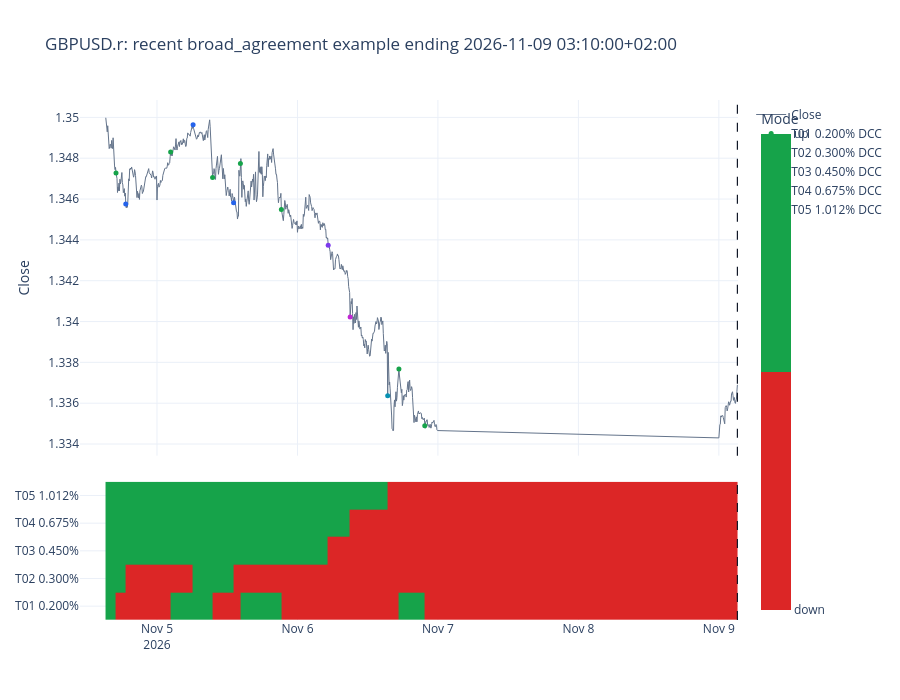
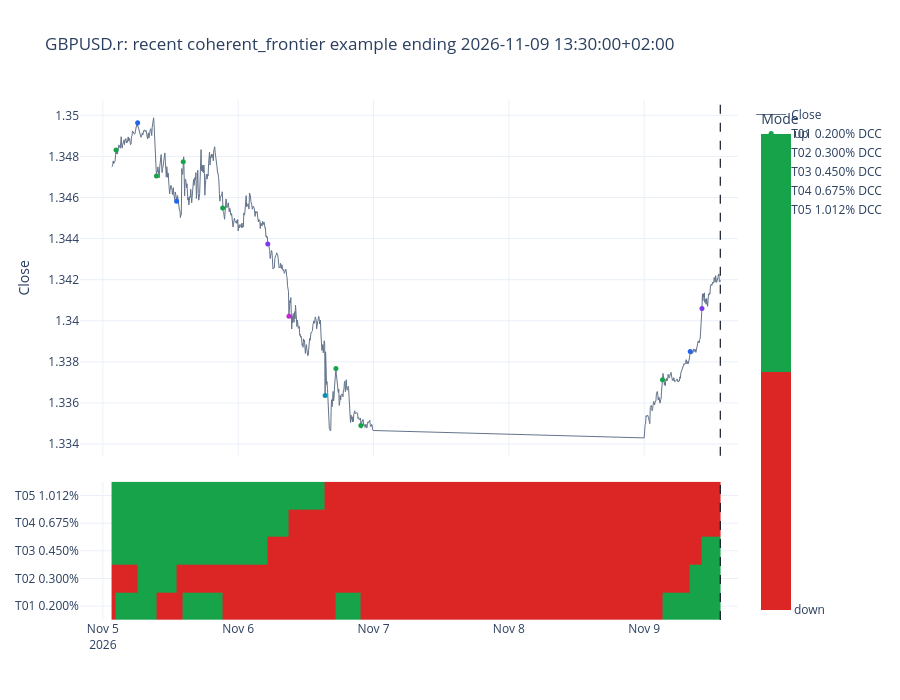
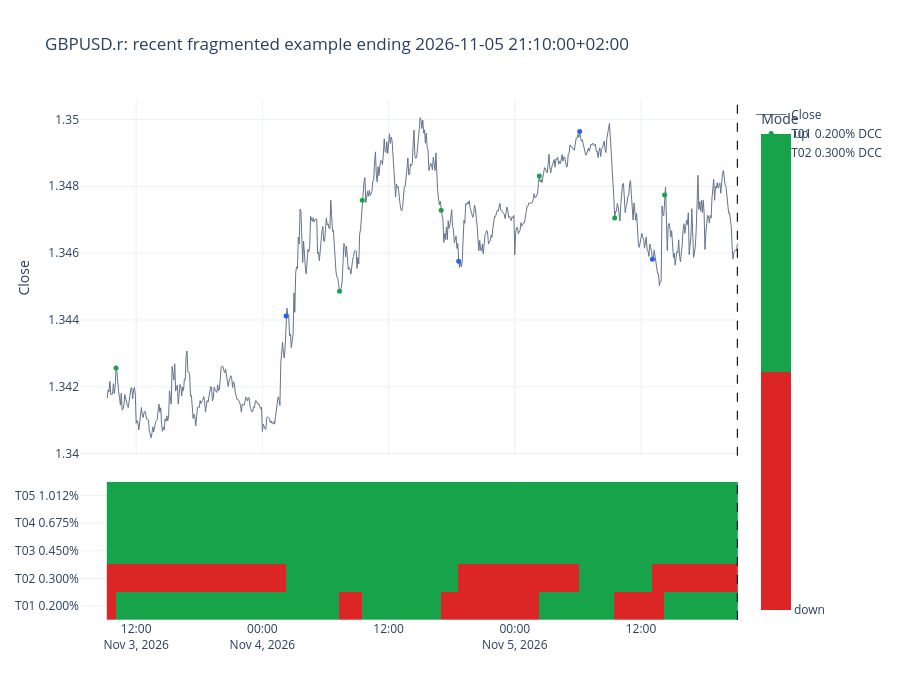

Here is the notebook cell these charts were saved with, in order:
### Markdown cell above
## Economic casebook on actual bars

The mode heatmap is ordered from the smallest threshold at the top to the outer threshold at the bottom. DCC markers on price use one color per threshold. The state shown at every timestamp is the post-close causal state; simultaneous markers reveal bars whose intrabar threshold order cannot be recovered.

### Code cell
def plot_state_window(
    price_series: pd.Series, scale_frame: pd.DataFrame, global_frame: pd.DataFrame, end_time: pd.Timestamp,
    threshold_count: int, bars: int, title: str,
) -> go.Figure:
    end_position = int(global_frame.loc[end_time, "bar_position"])
    start_position = max(0, end_position - bars + 1)
    window_times = price_series.index[start_position:end_position + 1]
    window_prices = price_series.loc[window_times]
    figure = make_subplots(rows=2, cols=1, shared_xaxes=True, row_heights=[0.72, 0.28], vertical_spacing=0.05)
    figure.add_trace(go.Scatter(
        x=window_times, y=window_prices, mode="lines", name="Close", line={"color": "#64748b", "width": 1.0},
    ), row=1, col=1)

    selected = scale_frame.loc[
        scale_frame["threshold_index"].lt(threshold_count)
        & scale_frame["time"].ge(window_times[0])
        & scale_frame["time"].le(window_times[-1])
    ]
    for threshold_index in range(threshold_count):
        events = selected.loc[selected["threshold_index"].eq(threshold_index) & selected["dcc_flag"]]
        figure.add_trace(go.Scatter(
            x=events["time"],
            y=events["price"],
            mode="markers",
            name=f"T{threshold_index + 1:02d} {THRESHOLDS[threshold_index]:.3%} DCC",
            marker={"size": 5, "color": PLOT_COLORS[threshold_index], "symbol": "circle"},
        ), row=1, col=1)

    mode_matrix = scale_matrix(scale_frame, "mode_sign", threshold_count).loc[window_times].T
    y_labels = [f"T{index + 1:02d} {THRESHOLDS[index]:.3%}" for index in range(threshold_count)]
    figure.add_trace(go.Heatmap(
        x=window_times,
        y=y_labels,
        z=mode_matrix.to_numpy(dtype=float),
        zmin=-1,
        zmax=1,
        colorscale=[[0.0, "#dc2626"], [0.499, "#dc2626"], [0.5, "#16a34a"], [1.0, "#16a34a"]],
        colorbar={"title": "Mode", "tickvals": [-1, 1], "ticktext": ["down", "up"]},
        showscale=True,
    ), row=2, col=1)
    figure.add_vline(x=end_time, line_width=1.2, line_dash="dash", line_color="#111827")
    figure.update_layout(title=title, template="plotly_white", height=700, hovermode="x unified")
    figure.update_yaxes(title="Close", row=1, col=1)
    return figure


case_records = []
for shape in HierarchyShape:
    candidates = global_state.loc[global_state["hierarchy_shape"].eq(shape.value)]
    if candidates.empty:
        continue
    case = candidates.iloc[-1]
    case_records.append(case[[
        "time", "configuration", "hierarchy_shape", "direction_boundaries",
        "small_contiguous_breadth", "outer_contiguous_breadth", "max_reversal_progress",
    ]].to_dict())
    plot_state_window(
        prices,
        scale_state,
        global_state,
        case.name,
        len(THRESHOLDS),
        CASE_WINDOW_BARS,
        f"{SYMBOL}: recent {shape.value} example ending {case.name}",
    ).show()

casebook = pd.DataFrame.from_records(case_records).set_index("hierarchy_shape")
display(casebook)

### Figure 1 — Plotly figure (JSON) as saved in the notebook; plotly's stock layout.template omitted (floating-point values rounded to 4 significant figures; data arrays with more than 128 entries replaced by an {"elided": "..."} marker saying what was removed)
{"data": [{"line": {"color": "#64748b", "width": 1.0}, "mode": "lines", "name": "Close", "x": {"elided": "720 str values"}, "y": {"elided": "720 float values"}, "type": "scatter", "xaxis": "x", "yaxis": "y"}, {"marker": {"color": "#16a34a", "size": 5, "symbol": "circle"}, "mode": "markers", "name": "T01 0.200% DCC", "x": ["2026-11-04T17:00:00.000000", "2026-11-05T02:20:00.000000", "2026-11-05T09:30:00.000000", "2026-11-05T14:15:00.000000", "2026-11-05T21:15:00.000000", "2026-11-06T17:20:00.000000", "2026-11-06T21:45:00.000000"], "y": [1.347, 1.348, 1.347, 1.348, 1.345, 1.338, 1.335], "type": "scatter", "xaxis": "x", "yaxis": "y"}, {"marker": {"color": "#2563eb", "size": 5, "symbol": "circle"}, "mode": "markers", "name": "T02 0.300% DCC", "x": ["2026-11-04T18:40:00.000000", "2026-11-05T06:10:00.000000", "2026-11-05T13:05:00.000000"], "y": [1.346, 1.35, 1.346], "type": "scatter", "xaxis": "x", "yaxis": "y"}, {"marker": {"color": "#7c3aed", "size": 5, "symbol": "circle"}, "mode": "markers", "name": "T03 0.450% DCC", "x": ["2026-11-06T05:15:00.000000"], "y": [1.344], "type": "scatter", "xaxis": "x", "yaxis": "y"}, {"marker": {"color": "#c026d3", "size": 5, "symbol": "circle"}, "mode": "markers", "name": "T04 0.675% DCC", "x": ["2026-11-06T09:00:00.000000"], "y": [1.34], "type": "scatter", "xaxis": "x", "yaxis": "y"}, {"marker": {"color": "#0891b2", "size": 5, "symbol": "circle"}, "mode": "markers", "name": "T05 1.012% DCC", "x": ["2026-11-06T15:25:00.000000"], "y": [1.336], "type": "scatter", "xaxis": "x", "yaxis": "y"}, {"colorbar": {"ticktext": ["down", "up"], "tickvals": [-1, 1], "title": {"text": "Mode"}}, "colorscale": [[0.0, "#dc2626"], [0.499, "#dc2626"], [0.5, "#16a34a"], [1.0, "#16a34a"]], "showscale": true, "x": {"elided": "720 str values"}, "y": ["T01 0.200%", "T02 0.300%", "T03 0.450%", "T04 0.675%", "T05 1.012%"], "z": {"elided": "5x720 float values"}, "zmax": 1, "zmin": -1, "type": "heatmap", "xaxis": "x2", "yaxis": "y2"}], "layout": {"xaxis": {"anchor": "y", "domain": [0.0, 1.0], "matches": "x2", "showticklabels": false}, "yaxis": {"anchor": "x", "domain": [0.316, 1.0], "title": {"text": "Close"}}, "xaxis2": {"anchor": "y2", "domain": [0.0, 1.0]}, "yaxis2": {"anchor": "x2", "domain": [0.0, 0.266]}, "shapes": [{"line": {"color": "#111827", "dash": "dash", "width": 1.2}, "type": "line", "x0": "2026-11-09T03:10:00+02:00", "x1": "2026-11-09T03:10:00+02:00", "xref": "x", "y0": 0, "y1": 1, "yref": "y domain"}, {"line": {"color": "#111827", "dash": "dash", "width": 1.2}, "type": "line", "x0": "2026-11-09T03:10:00+02:00", "x1": "2026-11-09T03:10:00+02:00", "xref": "x2", "y0": 0, "y1": 1, "yref": "y2 domain"}], "title": {"text": "GBPUSD.r: recent broad_agreement example ending 2026-11-09 03:10:00+02:00"}, "height": 700, "hovermode": "x unified"}}

### Figure 2 — Plotly figure (JSON) as saved in the notebook; plotly's stock layout.template omitted (floating-point values rounded to 4 significant figures; data arrays with more than 128 entries replaced by an {"elided": "..."} marker saying what was removed)
{"data": [{"line": {"color": "#64748b", "width": 1.0}, "mode": "lines", "name": "Close", "x": {"elided": "720 str values"}, "y": {"elided": "720 float values"}, "type": "scatter", "xaxis": "x", "yaxis": "y"}, {"marker": {"color": "#16a34a", "size": 5, "symbol": "circle"}, "mode": "markers", "name": "T01 0.200% DCC", "x": ["2026-11-05T02:20:00.000000", "2026-11-05T09:30:00.000000", "2026-11-05T14:15:00.000000", "2026-11-05T21:15:00.000000", "2026-11-06T17:20:00.000000", "2026-11-06T21:45:00.000000", "2026-11-09T03:15:00.000000"], "y": [1.348, 1.347, 1.348, 1.345, 1.338, 1.335, 1.337], "type": "scatter", "xaxis": "x", "yaxis": "y"}, {"marker": {"color": "#2563eb", "size": 5, "symbol": "circle"}, "mode": "markers", "name": "T02 0.300% DCC", "x": ["2026-11-05T06:10:00.000000", "2026-11-05T13:05:00.000000", "2026-11-09T08:10:00.000000"], "y": [1.35, 1.346, 1.339], "type": "scatter", "xaxis": "x", "yaxis": "y"}, {"marker": {"color": "#7c3aed", "size": 5, "symbol": "circle"}, "mode": "markers", "name": "T03 0.450% DCC", "x": ["2026-11-06T05:15:00.000000", "2026-11-09T10:15:00.000000"], "y": [1.344, 1.341], "type": "scatter", "xaxis": "x", "yaxis": "y"}, {"marker": {"color": "#c026d3", "size": 5, "symbol": "circle"}, "mode": "markers", "name": "T04 0.675% DCC", "x": ["2026-11-06T09:00:00.000000"], "y": [1.34], "type": "scatter", "xaxis": "x", "yaxis": "y"}, {"marker": {"color": "#0891b2", "size": 5, "symbol": "circle"}, "mode": "markers", "name": "T05 1.012% DCC", "x": ["2026-11-06T15:25:00.000000"], "y": [1.336], "type": "scatter", "xaxis": "x", "yaxis": "y"}, {"colorbar": {"ticktext": ["down", "up"], "tickvals": [-1, 1], "title": {"text": "Mode"}}, "colorscale": [[0.0, "#dc2626"], [0.499, "#dc2626"], [0.5, "#16a34a"], [1.0, "#16a34a"]], "showscale": true, "x": {"elided": "720 str values"}, "y": ["T01 0.200%", "T02 0.300%", "T03 0.450%", "T04 0.675%", "T05 1.012%"], "z": {"elided": "5x720 float values"}, "zmax": 1, "zmin": -1, "type": "heatmap", "xaxis": "x2", "yaxis": "y2"}], "layout": {"xaxis": {"anchor": "y", "domain": [0.0, 1.0], "matches": "x2", "showticklabels": false}, "yaxis": {"anchor": "x", "domain": [0.316, 1.0], "title": {"text": "Close"}}, "xaxis2": {"anchor": "y2", "domain": [0.0, 1.0]}, "yaxis2": {"anchor": "x2", "domain": [0.0, 0.266]}, "shapes": [{"line": {"color": "#111827", "dash": "dash", "width": 1.2}, "type": "line", "x0": "2026-11-09T13:30:00+02:00", "x1": "2026-11-09T13:30:00+02:00", "xref": "x", "y0": 0, "y1": 1, "yref": "y domain"}, {"line": {"color": "#111827", "dash": "dash", "width": 1.2}, "type": "line", "x0": "2026-11-09T13:30:00+02:00", "x1": "2026-11-09T13:30:00+02:00", "xref": "x2", "y0": 0, "y1": 1, "yref": "y2 domain"}], "title": {"text": "GBPUSD.r: recent coherent_frontier example ending 2026-11-09 13:30:00+02:00"}, "height": 700, "hovermode": "x unified"}}

### Figure 3 — Plotly figure (JSON) as saved in the notebook; plotly's stock layout.template omitted (floating-point values rounded to 4 significant figures; data arrays with more than 128 entries replaced by an {"elided": "..."} marker saying what was removed)
{"data": [{"line": {"color": "#64748b", "width": 1.0}, "mode": "lines", "name": "Close", "x": {"elided": "720 str values"}, "y": {"elided": "720 float values"}, "type": "scatter", "xaxis": "x", "yaxis": "y"}, {"marker": {"color": "#16a34a", "size": 5, "symbol": "circle"}, "mode": "markers", "name": "T01 0.200% DCC", "x": ["2026-11-03T10:05:00.000000", "2026-11-04T07:20:00.000000", "2026-11-04T09:30:00.000000", "2026-11-04T17:00:00.000000", "2026-11-05T02:20:00.000000", "2026-11-05T09:30:00.000000", "2026-11-05T14:15:00.000000"], "y": [1.343, 1.345, 1.348, 1.347, 1.348, 1.347, 1.348], "type": "scatter", "xaxis": "x", "yaxis": "y"}, {"marker": {"color": "#2563eb", "size": 5, "symbol": "circle"}, "mode": "markers", "name": "T02 0.300% DCC", "x": ["2026-11-04T02:15:00.000000", "2026-11-04T18:40:00.000000", "2026-11-05T06:10:00.000000", "2026-11-05T13:05:00.000000"], "y": [1.344, 1.346, 1.35, 1.346], "type": "scatter", "xaxis": "x", "yaxis": "y"}, {"marker": {"color": "#7c3aed", "size": 5, "symbol": "circle"}, "mode": "markers", "name": "T03 0.450% DCC", "x": [], "y": [], "type": "scatter", "xaxis": "x", "yaxis": "y"}, {"marker": {"color": "#c026d3", "size": 5, "symbol": "circle"}, "mode": "markers", "name": "T04 0.675% DCC", "x": [], "y": [], "type": "scatter", "xaxis": "x", "yaxis": "y"}, {"marker": {"color": "#0891b2", "size": 5, "symbol": "circle"}, "mode": "markers", "name": "T05 1.012% DCC", "x": [], "y": [], "type": "scatter", "xaxis": "x", "yaxis": "y"}, {"colorbar": {"ticktext": ["down", "up"], "tickvals": [-1, 1], "title": {"text": "Mode"}}, "colorscale": [[0.0, "#dc2626"], [0.499, "#dc2626"], [0.5, "#16a34a"], [1.0, "#16a34a"]], "showscale": true, "x": {"elided": "720 str values"}, "y": ["T01 0.200%", "T02 0.300%", "T03 0.450%", "T04 0.675%", "T05 1.012%"], "z": {"elided": "5x720 float values"}, "zmax": 1, "zmin": -1, "type": "heatmap", "xaxis": "x2", "yaxis": "y2"}], "layout": {"xaxis": {"anchor": "y", "domain": [0.0, 1.0], "matches": "x2", "showticklabels": false}, "yaxis": {"anchor": "x", "domain": [0.316, 1.0], "title": {"text": "Close"}}, "xaxis2": {"anchor": "y2", "domain": [0.0, 1.0]}, "yaxis2": {"anchor": "x2", "domain": [0.0, 0.266]}, "shapes": [{"line": {"color": "#111827", "dash": "dash", "width": 1.2}, "type": "line", "x0": "2026-11-05T21:10:00+02:00", "x1": "2026-11-05T21:10:00+02:00", "xref": "x", "y0": 0, "y1": 1, "yref": "y domain"}, {"line": {"color": "#111827", "dash": "dash", "width": 1.2}, "type": "line", "x0": "2026-11-05T21:10:00+02:00", "x1": "2026-11-05T21:10:00+02:00", "xref": "x2", "y0": 0, "y1": 1, "yref": "y2 domain"}], "title": {"text": "GBPUSD.r: recent fragmented example ending 2026-11-05 21:10:00+02:00"}, "height": 700, "hovermode": "x unified"}}
